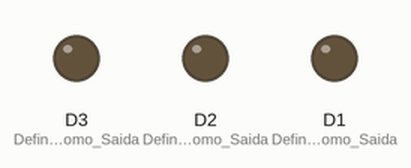
Recording of a sketch running on a simulated ESP8266 (NodeMCU). Parts: output pins drawn as LEDs (lit = HIGH). What the sketch prints to the serial monitor is not drawn.

Above: at 0.5 s.
At 1.5 s:
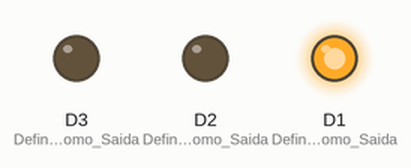
At 2.5 s:
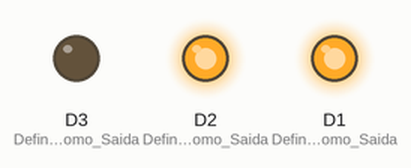
At 3.5 s:
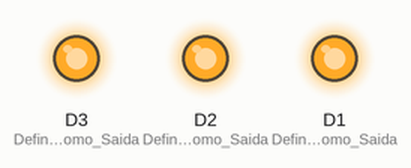
Timing chart, 0 to 5.2 s (numbered marks = the images above):
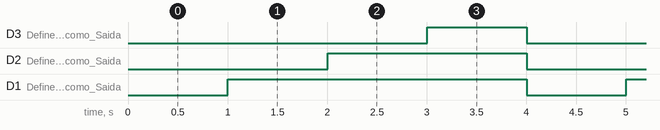

Measured:
- by itself, D3 (Define_D3_como_Saida): alternates HIGH for 1.0 s and LOW for 3.0 s
- by itself, D2 (Define_D2_como_Saida): alternates HIGH for 2.0 s and LOW for 2.0 s
- by itself, D1 (Define_D1_como_Saida): alternates HIGH for 3.0 s and LOW for 1.0 s

The sketch:

main.ino
```cpp
#include <user_interface.h>;//Biblioteca necessaria para acessar os Timer`s.

os_timer_t tmr0;//Cria o Timer. Maximo de 7 Timer's.

volatile byte status;//Variavel armazenada na RAM para Status do LED.
long x;//Variavel para mostrar o funcionamento do Codigo.

void setup()
{
   os_timer_setfn(&tmr0, led, NULL); //Indica ao Timer qual sera sua Sub rotina.
   os_timer_arm(&tmr0, 1000, true);  //Inidica ao Timer seu Tempo em mS e se sera repetido ou apenas uma vez (loop = true)
                                     //Neste caso, queremos que o processo seja repetido, entao usaremos TRUE.

   pinMode(D1, OUTPUT);//Define D1 como Saida.
   pinMode(D2, OUTPUT);//Define D2 como Saida.
   pinMode(D3, OUTPUT);//Define D3 como Saida.

   Serial.begin(9600);//Inicia a comunicaçao Serial.
}

void loop()
{
   leitura();//Sub rotina para processar os LED`s.

   //O codigo irá funcionar normalmente sem que haja delays e acendendo os LED`s no intervalo definido.
   //Para demonstraçao, abra o Serial monitor e voce vera que o codigo continua normalmente.

   Serial.println(x++);//Print para provar que o codigo nao trava. Abra o Serial monitor e veja
                       //que o codigo continua rodando enquanto os LED`s piscam a cada 1 Segundo.
}

void leitura()//Sub rotina para processar os LED`s.
{
   switch (status)
   {
   case(1)://Caso status seja 1, acenda o led 1.
      digitalWrite(D1, 1);
   break;

   case(2)://Caso status seja 2, acenda o led 2.
      digitalWrite(D2, 1);
   break;

   case(3)://Caso status seja 3, acenda o led 3.
      digitalWrite(D3, 1);
   break;

   case(4)://Caso status seja 4, Apague os 3 LED`s.
      digitalWrite(D1, 0);
      digitalWrite(D2, 0);
      digitalWrite(D3, 0);
   break;
   }
}

void led(void*z)//Sub rotina ISR do Timer sera acessada a cada 1 Segundo e mudara o status do LED.
{
   if (status == 4)//Verifica se o maximo foi alcançado para resetar a contagem.
   {
      status = 0;
   }

   status++;
}
```
